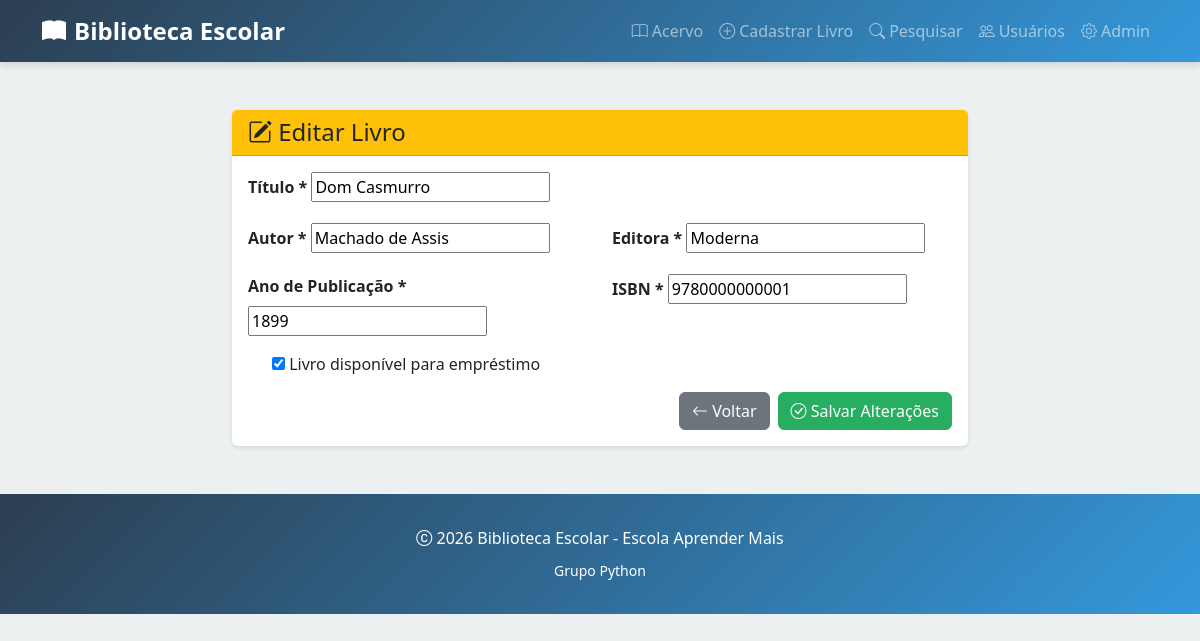
Screenshot of /editar/1/ with the database file from the repository.
### livros/models.py (models this page shows, shortened)
class Livro(models.Model):
    titulo = models.CharField(max_length=200)
    autor = models.CharField(max_length=150)
    editora = models.CharField(max_length=100)
    ano_publicacao = models.IntegerField()
    isbn = models.CharField(max_length=20, unique=True)
    disponivel = models.BooleanField(default=True)

### livros/views.py (the view)
def editar_livro(request, id):
    livro = get_object_or_404(Livro, id=id)
    if request.method == 'POST':
        form = LivroForm(request.POST, instance=livro)
        if form.is_valid():
            form.save()
            return redirect('lista_livros')
    else:
        form = LivroForm(instance=livro)
    return render(
        request,
        'livros/editar_livro.html',
        {'form': form, 'livro': livro}
    )

### livros/forms.py
class LivroForm(forms.ModelForm):
    class Meta:
        model = Livro
        fields = [
            'titulo',
            'autor',
            'editora',
            'ano_publicacao',
            'isbn',
            'disponivel',
        ]

### livros/templates/livros/editar_livro.html (shortened to what this page needs)
{% extends 'livros/base.html' %}
{% block content %}
<div class="row justify-content-center">
    <div class="col-md-8">
        <div class="card">
            <div class="card-header bg-warning text-dark">
                <h4 class="mb-0">
                    <i class="bi bi-pencil-square"></i> Editar Livro
                </h4>
            </div>
            <div class="card-body">
                <form method="POST" novalidate>
                    <div class="mb-3">
                        <label for="id_titulo" class="form-label fw-bold">Título *</label>
                        {{ form.titulo }}
                    </div>
                    <div class="row">
                        <div class="col-md-6">
                            <div class="mb-3">
                                <label for="id_autor" class="form-label fw-bold">Autor *</label>
                                {{ form.autor }}
                            </div>
                        </div>
                        <div class="col-md-6">
                            <div class="mb-3">
                                <label for="id_editora" class="form-label fw-bold">Editora *</label>
                                {{ form.editora }}
                            </div>
                        </div>
                    </div>
                    <div class="row">
                        <div class="col-md-6">
                            <div class="mb-3">
                                <label for="id_ano_publicacao" class="form-label fw-bold">Ano de Publicação *</label>
                                {{ form.ano_publicacao }}
                            </div>
                        </div>
                        <div class="col-md-6">
                            <div class="mb-3">
                                <label for="id_isbn" class="form-label fw-bold">ISBN *</label>
                                {{ form.isbn }}
                            </div>
                        </div>
                    </div>
                    <div class="mb-3">
                        <div class="form-check">
                            {{ form.disponivel }}
                            <label class="form-check-label" for="id_disponivel">
                                Livro disponível para empréstimo
                            </label>
                        </div>
                    </div>
                    <div class="d-grid gap-2 d-md-flex justify-content-md-end">
                        <a href="{% url 'lista_livros' %}" class="btn btn-secondary">
                            <i class="bi bi-arrow-left"></i> Voltar
                        </a>
                        <button type="submit" class="btn btn-success">
                            <i class="bi bi-check-circle"></i> Salvar Alterações
                        </button>
                    </div>
                </form>
            </div>
        </div>
    </div>
</div>
{% endblock %}

### livros/templates/livros/base.html (style rules this page uses)
:root { --primary-color: #2c3e50; --secondary-color: #3498db; --accent-color: #e74c3c; --success-color: #27ae60; }
body { background-color: #ecf0f1; color: #2c3e50; font-family: 'Segoe UI', Tahoma, Geneva, Verdana, sans-serif; }
.card { border: none; box-shadow: 0 2px 4px rgba(0, 0, 0, 0.1); transition: all 0.3s ease; height: 100%; }
.btn-success { background-color: var(--success-color); border-color: var(--success-color); }

### rows the page displays
Livro: titulo "Dom Casmurro", autor "Machado de Assis", editora "Moderna", ano_publicacao "1899", isbn "9780000000001", disponivel "☑"
